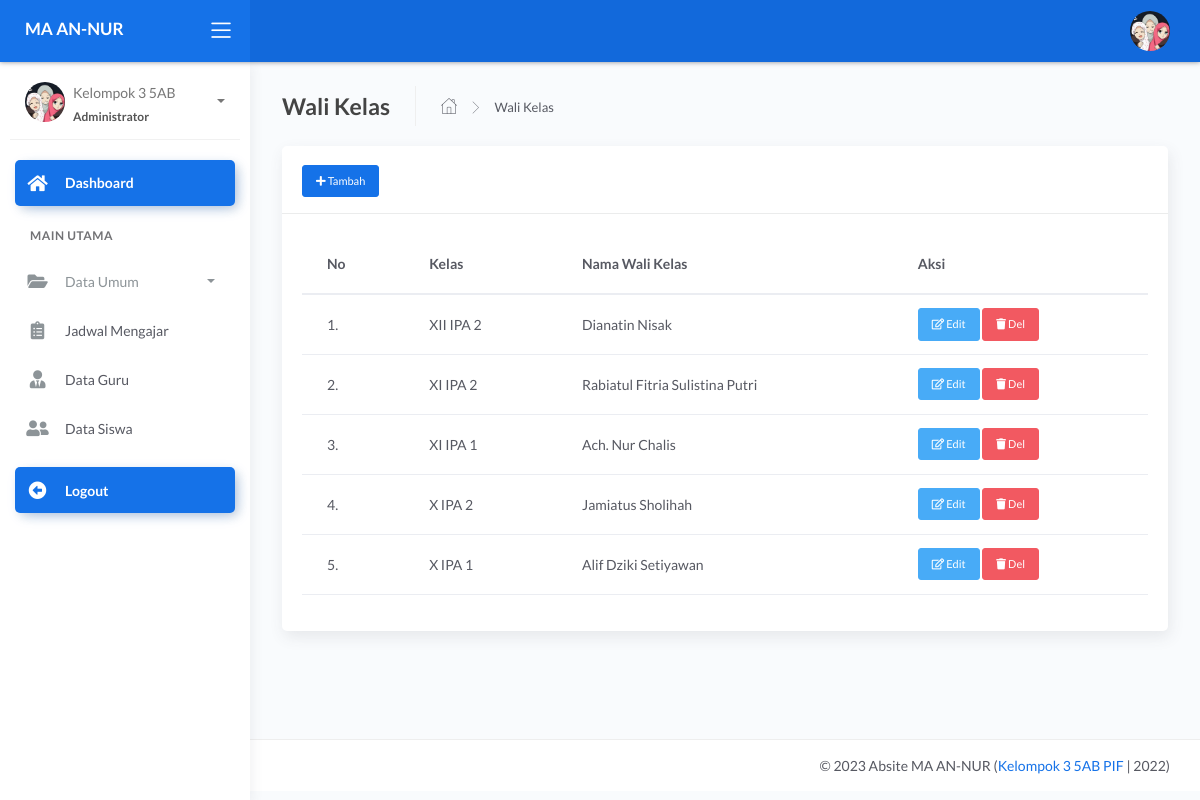
/admin/dashboard.php?page=walas (signed in), run on the app's committed database.
### tables this page shows
CREATE TABLE `tb_walikelas` (
  `id_walikelas` int(11) NOT NULL,
  `id_guru` int(11) NOT NULL,
  `id_mkelas` int(11) NOT NULL
);

CREATE TABLE `tb_mkelas` (
  `id_mkelas` int(11) NOT NULL,
  `kd_kelas` varchar(40) NOT NULL,
  `nama_kelas` varchar(40) NOT NULL
);

CREATE TABLE `tb_guru` (
  `id_guru` int(11) NOT NULL,
  `nip` varchar(15) NOT NULL,
  `nama_guru` varchar(120) NOT NULL,
  `email` varchar(65) NOT NULL,
  `password` varchar(100) NOT NULL,
  `foto` varchar(255) NOT NULL,
  `status` varchar(5) NOT NULL
);

### admin/modul/wakel/data.php (the view, shortened to what this page needs)
<div class="page-inner">
                    <div class="page-header">
                        <h4 class="page-title">Wali Kelas</h4>
                        <ul class="breadcrumbs">
                            <li class="nav-home">
                                <a href="dashboard.php">
                                    <i class="flaticon-home"></i>
                                </a>
                            </li>
                            <li class="separator">
                                <i class="flaticon-right-arrow"></i>
                            </li>
                            <li class="nav-item">
                                <a href="">Wali Kelas</a>
                            </li>
                        </ul>
                    </div>
                    <div class="row">
                        <div class="col-md-12">
                            <div class="card">
                                <div class="card-header">
                                    <div class="card-title">
                                         <a href="" class="btn btn-primary btn-sm text-white" data-toggle="modal" data-target="#myModal"><i class="fa fa-plus"></i> Tambah</a>
                                    </div>
                                </div>
                                <div class="card-body">
                 <table class="table table-hover table-sm">
                    <thead>
                        <tr>
                            <th>No</th>
                            <th>Kelas</th>
                            <th>Nama Wali Kelas</th>
                            <th>Aksi</th>
                        </tr>
                    </thead>
                    <tbody>
                        <?php
                        $no=1;
			$kelas = mysqli_query($con,"SELECT * FROM tb_walikelas
                INNER JOIN tb_guru ON tb_walikelas.id_guru=tb_guru.id_guru
                INNER JOIN tb_mkelas ON tb_walikelas.id_mkelas=tb_mkelas.id_mkelas
                ORDER BY tb_walikelas.id_mkelas DESC");
                        foreach ($kelas as $k) {?>
                        <tr>
                            <td><?=$no++;?>.</td>
                            <td><?=$k['nama_kelas'];?></td>
                            <td><?=$k['nama_guru'];?></td>
                            <td>
                            <a href="" class="btn btn-info btn-sm" data-toggle="modal" data-target="#edit<?=$k['id_walikelas'] ?>"><i class="far fa-edit"></i> Edit</a>
                            <a class="btn btn-danger btn-sm" onclick="return confirm('Yakin Hapus Data ??')" href="?page=master&act=delwakel&id=<?=$k['id_walikelas'] ?>"><i class="fas fa-trash"></i> Del</a>
                            </td>
                        </tr>
                    <?php } ?>
                    </tbody>
                </table>
</div>
</div>
</div>
</div>
</div>

### admin/dashboard.php (shortened to what this page needs)
<?php
 include '../config/db.php';
?> <script>
   <?php
$id_login = @$_SESSION['admin'];
$sql = mysqli_query($con,"SELECT * FROM tb_admin
 WHERE id_admin = '$id_login'") or die(mysqli_error($con));
$data = mysqli_fetch_array($sql);
?>
<!DOCTYPE html>
<html lang="en">
<head>
	<link rel="stylesheet" href="../assets/css/bootstrap.min.css">
	<link rel="stylesheet" href="../assets/css/atlantis.min.css">
	<link rel="stylesheet" href="../assets/css/demo.css">
</head>
<body>
	<div class="wrapper">
		<div class="main-header">
			<div class="logo-header" data-background-color="blue">
				<a href="dashboard.php" class="logo">
					<b class="text-white">MA AN-NUR</b>
				</a>
				<div class="nav-toggle">
					<button class="btn btn-toggle toggle-sidebar">
						<i class="icon-menu"></i>
					</button>
				</div>
			</div>
			<nav class="navbar navbar-header navbar-expand-lg" data-background-color="blue2">
				<div class="container-fluid">
					<ul class="navbar-nav topbar-nav ml-md-auto align-items-center">
						<li class="nav-item dropdown hidden-caret">
							<a class="dropdown-toggle profile-pic" data-toggle="dropdown" href="#" aria-expanded="false">
								<div class="avatar-sm">
									<img src="../assets/img/user/<?=$data['foto'] ?>" alt="..." class="avatar-img rounded-circle">
								</div>
							</a>
						</li>
					</ul>
				</div>
			</nav>
		</div>
		<div class="sidebar sidebar-style-2">
			<div class="sidebar-wrapper scrollbar scrollbar-inner">
				<div class="sidebar-content">
					<div class="user">
						<div class="avatar-sm float-left mr-2">
							<img src="../assets/img/user/<?=$data['foto'] ?>" alt="..." class="avatar-img rounded-circle">
						</div>
						<div class="info">
							<a data-toggle="collapse" href="#collapseExample" aria-expanded="true">
								<span>
									<?=$data['nama_lengkap'] ?>
									<span class="user-level">Administrator</span>
									<span class="caret"></span>
								</span>
							</a>
						</div>
					</div>
					<ul class="nav nav-primary">
						<li class="nav-item active">
							<a href="dashboard.php" class="collapsed">
								<i class="fas fa-home"></i>
								<p>Dashboard</p>
							</a>
						</li>
						<li class="nav-section">
							<h4 class="text-section">Main Utama</h4>
						</li>
						<li class="nav-item">
							<a data-toggle="collapse" href="#base">
								<i class="fas fa-folder-open"></i>
								<p>Data Umum</p>
								<span class="caret"></span>
							</a>
						</li>
						<li class="nav-item">
							<a class="collapse" href="?page=jadwal">
								<i class="fas fa-clipboard-list"></i>
								<span class="sub-item"> Jadwal Mengajar </span>
							</a>
						</li>
						<li class="nav-item">
							<a class="collapse" href="?page=guru">
								<i class="fas fa-user-tie"></i>
								<span class="sub-item"> Data Guru </span>
							</a>
						</li>
						<li class="nav-item">
							<a class="collapse" href="?page=siswa">
								<i class="fas fa-user-friends"></i>
								<span class="sub-item"> Data Siswa </span>
							</a>
						</li>
						<li class="nav-item active mt-3">
							<a href="logout.php" class="collapsed">
								<i class="fas fa-arrow-alt-circle-left"></i>
								<p>Logout</p>
							</a>
						</li>
					</ul>
				</div>
			</div>
		</div>
		<div class="main-panel">
			<div class="content">
				<?php
				$page= @$_GET['page'];
				$act = @$_GET['act'];
				if ($page=='master') {
					if ($act=='kelas') {
					include 'modul/master/kelas/data_kelas.php';
					}elseif ($act=='delkelas') {
					include 'modul/master/kelas/del.php';
					}elseif ($act=='semester') {
					include 'modul/master/semester/data.php';
					}elseif ($act=='delsemester') {
					include 'modul/master/semester/del.php';
					}elseif ($act=='set_semester') {
						include 'modul/master/semester/set.php';
					}
					elseif ($act=='ta') {
					include 'modul/master/ta/data.php';
					}elseif ($act=='delta') {
					include 'modul/master/ta/del.php';
					}elseif($act=='set_ta'){
						include 'modul/master/ta/set.php';
				}elseif ($act=='mapel') {
					include 'modul/master/mapel/data.php';
					}elseif ($act=='delmapel') {
					include 'modul/master/mapel/del.php';
					}
				}elseif ($page=='walas') {
					if ($act=='') {
					 include 'modul/wakel/data.php';
					}
        }
            elseif ($page=='rekap') {
					if ($act=='') {
						include 'modul/rekap/rekap_absen.php';
					}elseif ($act='rekap-perbulan') {
						include 'modul/rekap/rekap_perbulan.php';
					}
		}elseif ($page=='') {
			include 'modul/home.php';
		}else{
			echo "<b>Tidak ada Halaman</b>";
		}
				 ?>
			</div>
		<footer class="footer">
				<div class="container">
					<div class="copyright ml-auto">
						&copy; <?php echo date('Y');?> Absite MA AN-NUR (<a href=https://drive.google.com/drive/folders/1mzVJWcE3p5OrzQT06hjmPPyi2oG7Nsl9>Kelompok 3 5AB PIF </a> | 2022)
					</div>
				</div>
			</footer>
		</div>
	</div>
</body>
</html>

### data on the page
tb_walikelas: id_mkelas.nama_kelas "XII IPA 2", id_guru.nama_guru "Dianatin Nisak"
tb_walikelas: id_mkelas.nama_kelas "XI IPA 2", id_guru.nama_guru "Rabiatul Fitria Sulistina Putri"
tb_walikelas: id_mkelas.nama_kelas "XI IPA 1", id_guru.nama_guru "Ach. Nur Chalis"
tb_walikelas: id_mkelas.nama_kelas "X IPA 2", id_guru.nama_guru "Jamiatus Sholihah"
tb_walikelas: id_mkelas.nama_kelas "X IPA 1", id_guru.nama_guru "Alif Dziki Setiyawan"

### other printed values
$data['nama_lengkap'] "Kelompok 3 5AB"
